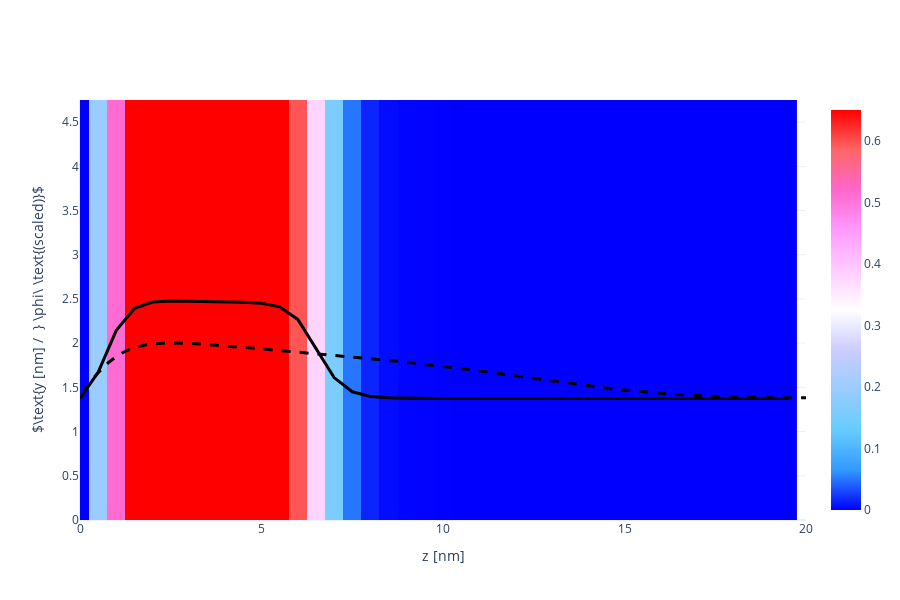

Notebook cell for this chart:
### Code cell
X, Y, Z = np.array(phAr.iloc[:,0]), np.array(phAr.iloc[:,1]), np.array(phAr.iloc[:,2])
vol = np.array(phAr.iloc[:,3])

Lz_max = 20
vol = vol[Z < Lz_max]
X = X[Z < Lz_max]
Y = Y[Z < Lz_max]
Z = Z[Z < Lz_max]

Nz_new = int(len(Z)/Nx/Ny)
x = [X[i*Ny*Nz_new] for i in range(Nx)]
y = [Y[j*Nz_new]    for j in range(Ny)]
z = [Z[k]           for k in range(Nz_new)]

xslice = 10
islice = int(xslice*(x[1]-x[0]))
vol = np.array([vol[(islice*Ny+j)*Nz_new+k] for j in range(Ny) for k in range(Nz_new)]).reshape(Ny, Nz_new)

import plotly.graph_objects as go
heatmap = go.Heatmap(
            x=z, y=y, z=vol,
            zmin = 0.0, zmax = 0.65,
            colorscale= 'Picnic'
          )
scatter = go.Scatter(
            x = z,
            y = 1.5*vol[int(Ny/2), :] + max(y)/2-1,
            line = dict(color='black', width=3)
          )

fname = GIT+'ph_a030x075_1D.dat'
df = pd.read_csv(fname, sep="\s+", skiprows=0)
a000x075_1d = pd.DataFrame([df.iloc[:,0], df.iloc[:,1]], index=['z', 'pha']).T

reference = go.Scatter(
                x = a000x075_1d.z,
                y = 1.5*a000x075_1d.pha + max(y)/2-1,
                line = dict(color='black', width=3, dash='dash')
            )

layout = go.Layout( xaxis_range = [0, Lz_max], yaxis_range = [0, y[-1]],
                    yaxis_title = r'$\text{y [nm] /  } \phi\ \text{(scaled)}$', xaxis_title = 'z [nm]',
                    scene_xaxis_showticklabels=True,
                    scene_yaxis_showticklabels=True,
                    scene_zaxis_showticklabels=True,
                    showlegend = False,
                    template='plotly_white', width=900, height=600)
fig = go.Figure(data = [heatmap, scatter, reference], layout = layout)
fig.show()

### Figure 1 — Plotly figure (JSON) as saved in the notebook; plotly's stock layout.template omitted (floating-point values rounded to 4 significant figures; data arrays with more than 128 entries replaced by an {"elided": "..."} marker saying what was removed)
{"data": [{"colorscale": [[0, "rgb(0,0,255)"], [0.1, "rgb(51,153,255)"], [0.2, "rgb(102,204,255)"], [0.3, "rgb(153,204,255)"], [0.4, "rgb(204,204,255)"], [0.5, "rgb(255,255,255)"], [0.6, "rgb(255,204,255)"], [0.7, "rgb(255,153,255)"], [0.8, "rgb(255,102,204)"], [0.9, "rgb(255,102,102)"], [1, "rgb(255,0,0)"]], "type": "heatmap", "x": [0, 0.5, 1, 1.5, 2, 2.5, 3, 3.5, 4, 4.5, 5, 5.5, 6, 6.5, 7, 7.5, 8, 8.5, 9, 9.5, 10, 10.5, 11, 11.5, 12, 12.5, 13, 13.5, 14, 14.5, 15, 15.5, 16, 16.5, 17, 17.5, 18, 18.5, 19, 19.5], "y": [0, 0.25, 0.5, 0.75, 1, 1.25, 1.5, 1.75, 2, 2.25, 2.5, 2.75, 3, 3.25, 3.5, 3.75, 4, 4.25, 4.5, 4.75], "z": {"elided": "20x40 float values"}, "zmax": 0.65, "zmin": 0}, {"line": {"color": "black", "width": 3}, "type": "scatter", "x": [0, 0.5, 1, 1.5, 2, 2.5, 3, 3.5, 4, 4.5, 5, 5.5, 6, 6.5, 7, 7.5, 8, 8.5, 9, 9.5, 10, 10.5, 11, 11.5, 12, 12.5, 13, 13.5, 14, 14.5, 15, 15.5, 16, 16.5, 17, 17.5, 18, 18.5, 19, 19.5], "y": [1.375, 1.67, 2.145, 2.395, 2.466, 2.476, 2.475, 2.471, 2.467, 2.461, 2.45, 2.411, 2.269, 1.943, 1.611, 1.45, 1.398, 1.382, 1.378, 1.376, 1.376, 1.375, 1.375, 1.375, 1.375, 1.375, 1.375, 1.375, 1.375, 1.375, 1.375, 1.375, 1.375, 1.375, 1.375, 1.375, 1.375, 1.375, 1.375, 1.375]}, {"line": {"color": "black", "dash": "dash", "width": 3}, "type": "scatter", "x": {"elided": "440 float values"}, "y": {"elided": "440 float values"}}], "layout": {"height": 600, "scene": {"xaxis": {"showticklabels": true}, "yaxis": {"showticklabels": true}, "zaxis": {"showticklabels": true}}, "showlegend": false, "width": 900, "xaxis": {"range": [0, 20], "title": {"text": "z [nm]"}, "type": "linear"}, "yaxis": {"range": [0, 4.75], "title": {"text": "$\\text{y [nm] /  } \\phi\\ \\text{(scaled)}$"}, "type": "linear"}}}
